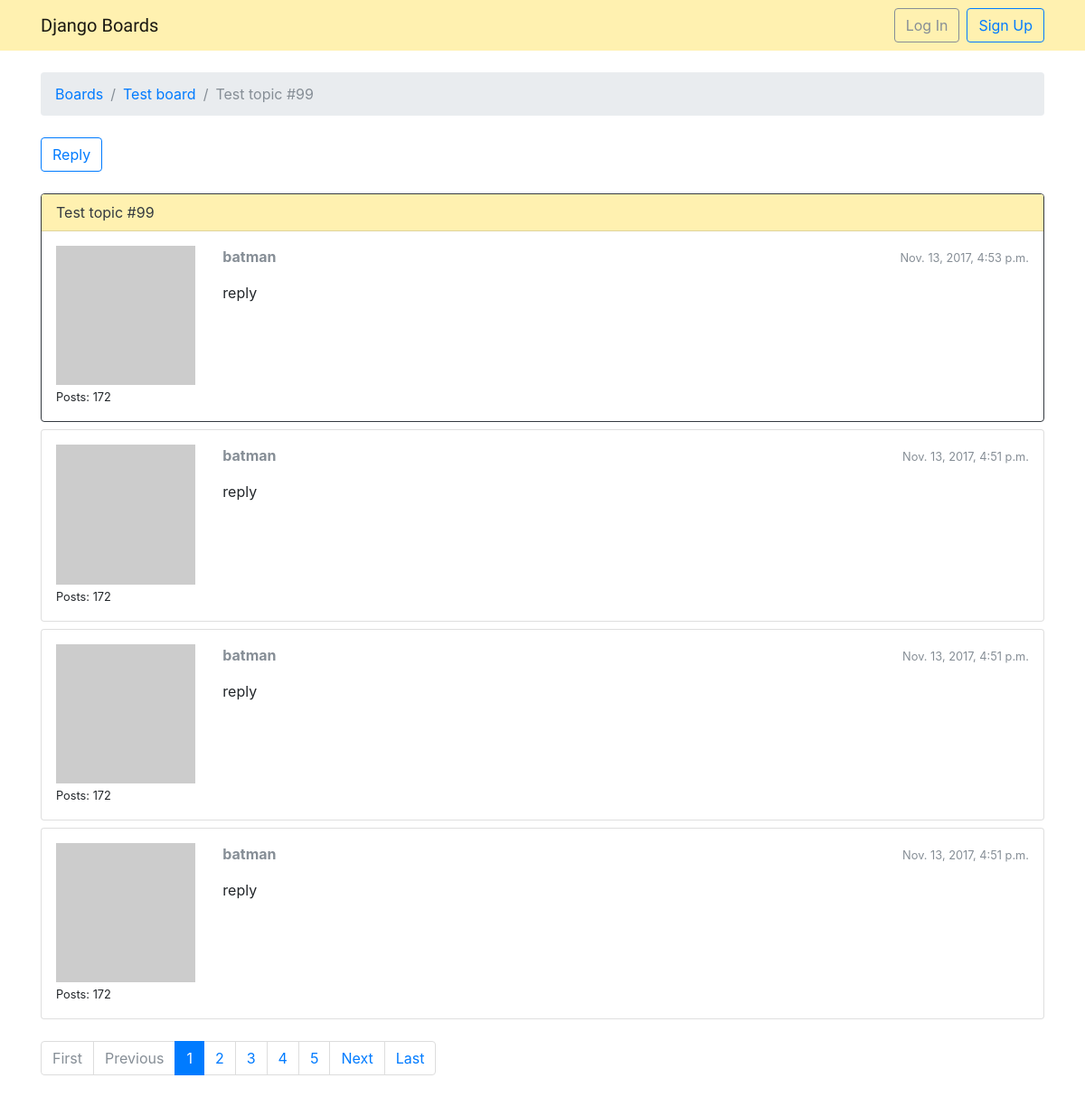
The app's page /boards/3/topics/106/ with its own data.
### forums/models.py (models this page shows, shortened)
class Topic(models.Model):
    subject = models.CharField(max_length=255)
    last_updated = models.DateTimeField(auto_now_add=True)
    board = models.ForeignKey(Board, related_name='topics')
    starter = models.ForeignKey(User, related_name='topics')
    views = models.PositiveIntegerField(default=0)

class Board(models.Model):
    name = models.CharField(max_length=30, unique=True)
    description = models.CharField(max_length=100)

class Post(models.Model):
    message = models.TextField(max_length=4000)
    topic = models.ForeignKey(Topic, related_name='posts')
    created_at = models.DateTimeField(auto_now_add=True)
    updated_at = models.DateTimeField(null=True)
    created_by = models.ForeignKey(User, related_name='posts')
    updated_by = models.ForeignKey(User, null=True, related_name='+')
    def get_message_as_markdown(self):
        return mark_safe(markdown(self.message, safe_mode='escape'))

### forums/views.py (the view)
# urls.py: url(r'(?P<pk>\d+)/topics/(?P<topic_pk>\d+)/$', views.PostListView.as_view(), name='topic_posts'),
class PostListView(ListView):
    model = models.Post
    context_object_name = 'posts'
    template_name = 'forums/topic_posts.html'
    paginate_by = 4
    def get_context_data(self, **kwargs):
        session_key = 'viewed_topic_{}'.format(self.topic.pk)
        if not self.request.session.get(session_key, False):
            self.topic.views += 1
            self.topic.save()
            self.request.session[session_key] = True
        kwargs['topic'] = self.topic
        return super().get_context_data(**kwargs)
    def get_queryset(self):
        self.topic = get_object_or_404(models.Topic, board__pk=self.kwargs.get('pk'), pk=self.kwargs.get('topic_pk'))
        queryset = self.topic.posts.order_by('-created_at')
        return queryset

### forums/templatetags/gravatar.py (called while the page is built)
@register.filter
def gravatar(user):
    email = user.email.lower().encode('utf-8')
    default = 'mm'
    size = 256
    url = 'https://www.gravatar.com/avatar/{md5}?{params}'.format(
        md5=hashlib.md5(email).hexdigest(),
        params=urlencode({'d':default, 's': str(size)})
    )
    return url

### forums/templates/forums/topic_posts.html (shortened to what this page needs)
{% extends 'base.html' %}
{% load static %}
{% load gravatar %}
{% block breadcrumb %}
    <li class="breadcrumb-item"><a href="{% url 'home' %}">Boards</a></li>
    <li class="breadcrumb-item"><a href="{% url 'forums:board_topics' pk=topic.board.pk %}">{{ topic.board.name }}</a></li>
    <li class="breadcrumb-item active">{{ topic.subject }}</li>
{% endblock %}
{% block content %}
    <div class="mb-4">
        <a href="{% url 'forums:reply_topic' pk=topic.board.pk topic_pk=topic.pk %}" class="btn btn-outline-primary">Reply</a>
    </div>
    {% for post in posts %}
        <div id="{{ post.pk }}" class="card {% if forloop.last %}mb-4{% else %}mb-2{% endif %} {% if forloop.first %}border-dark{% endif %}">
            {% if forloop.first %}
                <div class="card-header text-dark py-2 px-3" style="background-color: #fff1b0">{{ topic.subject }}</div>
            {% endif %}
            <div class="card-body p-3">
                <div class="row">
                    <div class="col-2">
                        <img src="{{ post.created_by|gravatar }}" alt="{% static 'img/avatar.svg' %}" class="w-100">
                        <small>Posts: {{ post.created_by.posts.count }}</small>
                    </div>
                    <div class="col-10">
                        <div class="row mb-3">
                            <div class="col-6">
                                <strong class="text-muted">{{ post.created_by.username }}</strong>
                            </div>
                            <div class="col-6 text-right">
                                <small class="text-muted">{{ post.created_at }}</small>
                            </div>
                        </div>
                        {{ post.get_message_as_markdown }}
                    </div>
                </div>
            </div>
        </div>
    {% endfor %}
    {% include 'includes/pagination.html' %}
{% endblock %}

### records on screen
Topic: board.name "Test board", subject "Test topic #99"
Post: created_by.posts.count "172", created_by.username "batman", created_at "Nov. 13, 2017, 4:53 p.m.", get_message_as_markdown "reply"
Post: created_by.posts.count "172", created_by.username "batman", created_at "Nov. 13, 2017, 4:51 p.m.", get_message_as_markdown "reply"
Post: created_by.posts.count "172", created_by.username "batman", created_at "Nov. 13, 2017, 4:51 p.m.", get_message_as_markdown "reply"
Post: created_by.posts.count "172", created_by.username "batman", created_at "Nov. 13, 2017, 4:51 p.m.", get_message_as_markdown "reply"

### other values on screen
{{ page_num }} "1"
{{ page_num }} "2" "3" "4" "5"
